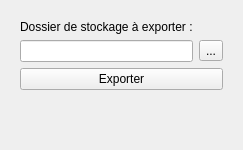
     <widget class="QWidget" name="tab">
      <attribute name="title">
       <string>Export</string>
      </attribute>
      <layout class="QVBoxLayout" name="verticalLayout_3">
       <item>
        <widget class="QWidget" name="widget" native="true">
         <layout class="QGridLayout" name="gridLayout_10">
          <item row="0" column="0">
           <widget class="QLabel" name="label">
            <property name="text">
             <string>Dossier de stockage à exporter :</string>
            </property>
           </widget>
          </item>
          <item row="1" column="0">
           <widget class="QLineEdit" name="UI_exportPath"/>
          </item>
          <item row="4" column="0">
           <spacer name="verticalSpacer_3">
            <property name="orientation">
             <enum>Qt::Vertical</enum>
            </property>
            <property name="sizeHint" stdset="0">
             <size>
              <width>20</width>
              <height>40</height>
             </size>
            </property>
           </spacer>
          </item>
          <item row="1" column="1">
           <widget class="QToolButton" name="UI_exportPathButton">
            <property name="text">
             <string>...</string>
            </property>
           </widget>
          </item>
          <item row="3" column="0" colspan="2">
           <widget class="QPushButton" name="UI_exportButton">
            <property name="text">
             <string>Exporter</string>
            </property>
           </widget>
          </item>
         </layout>
        </widget>
       </item>
      </layout>
     </widget>
